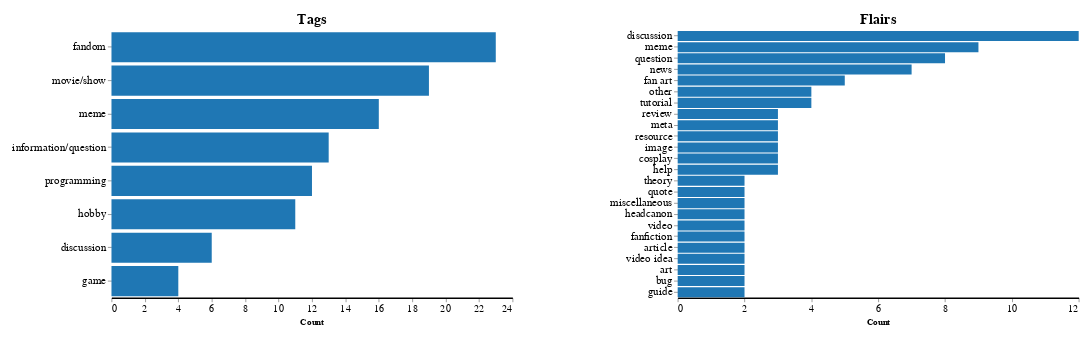

Write notebook code for a chart like this one.
### Markdown cell above
## Tags and Flairs

I will count and visualize the tags and flairs of the subreddits that I am subscribed to. It is worth to note that while tags have no missing data since they are annotated by hand, flairs have missing data since some of the subreddits do not have flairs or they have a poor flair system.

### Code cell
# Count the number of each tag from the tags column of the subreddits_df
tag_count_dict = subreddits_df["Tags"].map(lambda x: x.split(", ")).explode().value_counts().to_dict()
tag_count_df = pd.DataFrame({"Tag": list(tag_count_dict.keys()), "Count": list(tag_count_dict.values())})
tag_count_df["Tag"] = tag_count_df["Tag"].astype(dtype="category")
# Count the number of each flair from the flairs column of the subreddits_df
flair_count_dict = subreddits_df["Flairs"].map(lambda x: x.split(", ") if type(x) == str else None).explode().value_counts().to_dict()
flair_count_df = pd.DataFrame({"Flair": list(flair_count_dict.keys()), "Count": list(flair_count_dict.values())})
flair_count_df["Flair"] = flair_count_df["Flair"].astype(dtype="category")
flair_count_df = flair_count_df[flair_count_df["Count"] > 1]  # Drop flairs with less than 2 counts since it means they are unique for subreddit


# Create the chart for tags
tags_chart = alt.Chart(tag_count_df).mark_bar().encode(
    alt.X("Count:Q", axis=alt.Axis(tickCount=tag_count_df["Count"].max() // 2)),
    alt.Y("Tag:N", sort="-x", title=None),
    color=alt.value("#1f77b4"),
    tooltip=["Count:Q"],  # Show the count when hovering over the bar
).properties(
    # Set the size of the chart
    width=500,
    height=333.33,
    title = "Tags"
)
# Create the chart for flairs
flairs_chart = alt.Chart(flair_count_df).mark_bar().encode(
    alt.X("Count:Q", axis=alt.Axis(tickCount=flair_count_df["Count"].max() // 2)),
    alt.Y("Flair:N", sort="-x", title=None),
    color=alt.value("#1f77b4"),
    tooltip=["Count:Q"],  # Show the count when hovering over the bar
).properties(
    # Set the size of the chart
    width=500,
    height=333.33,
    title = "Flairs"
)

# Combine the charts
chart = alt.hconcat(tags_chart, flairs_chart, spacing=120)
chart = chart.configure(
    padding={"left": 15, "right": 15, "top": 15, "bottom": 15},
    title={"fontSize": 18},
).configure_view(
    stroke=None,
).configure_axisX(
    labelFontSize=13,
    grid=False,  # Remove the grid
    domainWidth=2,  # Set the width of the axis line
    domainColor="#000"  # Set the color of the axis line
).configure_axisY(
    labelFontSize=14,
    titleFontSize=18,
    domain=False,  # Remove the axis line
)
# Save the charts
tags_chart.save("figures/tags_and_flairs/altair_tags.html")
tags_chart.save("figures/tags_and_flairs/altair_tags.png")
flairs_chart.save("figures/tags_and_flairs/altair_flairs.html")
flairs_chart.save("figures/tags_and_flairs/altair_flairs.png")
chart.save("figures/tags_and_flairs/altair_tags_flairs.html")
chart.save("figures/tags_and_flairs/altair_tags_flairs.png")

chart

### Figure 1 — Vega-Lite specification as saved in the notebook (floating-point values rounded to 4 significant figures)
{"config": {"view": {"continuousWidth": 300, "continuousHeight": 300, "stroke": null}, "axisX": {"domainColor": "#000", "domainWidth": 2, "grid": false, "labelFontSize": 13}, "axisY": {"domain": false, "labelFontSize": 14, "titleFontSize": 18}, "padding": {"left": 15, "right": 15, "top": 15, "bottom": 15}, "title": {"fontSize": 18}}, "hconcat": [{"data": {"name": "data-75a2b4159e87f0596e8c46ce503a0b68"}, "mark": {"type": "bar"}, "encoding": {"color": {"value": "#1f77b4"}, "tooltip": [{"field": "Count", "type": "quantitative"}], "x": {"axis": {"tickCount": 11.0}, "field": "Count", "type": "quantitative"}, "y": {"field": "Tag", "sort": "-x", "title": null, "type": "nominal"}}, "height": 333.3, "title": "Tags", "width": 500}, {"data": {"name": "data-a67bd82e95f6058a71a3d3d1626de41f"}, "mark": {"type": "bar"}, "encoding": {"color": {"value": "#1f77b4"}, "tooltip": [{"field": "Count", "type": "quantitative"}], "x": {"axis": {"tickCount": 6.0}, "field": "Count", "type": "quantitative"}, "y": {"field": "Flair", "sort": "-x", "title": null, "type": "nominal"}}, "height": 333.3, "title": "Flairs", "width": 500}], "spacing": 120, "$schema": "https://vega.github.io/schema/vega-lite/v5.15.1.json", "datasets": {"data-75a2b4159e87f0596e8c46ce503a0b68": [{"Tag": "fandom", "Count": 23}, {"Tag": "movie/show", "Count": 19}, {"Tag": "meme", "Count": 16}, {"Tag": "information/question", "Count": 13}, {"Tag": "programming", "Count": 12}, {"Tag": "hobby", "Count": 11}, {"Tag": "discussion", "Count": 6}, {"Tag": "game", "Count": 4}], "data-a67bd82e95f6058a71a3d3d1626de41f": [{"Flair": "discussion", "Count": 12}, {"Flair": "meme", "Count": 9}, {"Flair": "question", "Count": 8}, {"Flair": "news", "Count": 7}, {"Flair": "fan art", "Count": 5}, {"Flair": "other", "Count": 4}, {"Flair": "tutorial", "Count": 4}, {"Flair": "review", "Count": 3}, {"Flair": "meta", "Count": 3}, {"Flair": "resource", "Count": 3}, {"Flair": "image", "Count": 3}, {"Flair": "cosplay", "Count": 3}, {"Flair": "help", "Count": 3}, {"Flair": "theory", "Count": 2}, {"Flair": "quote", "Count": 2}, {"Flair": "miscellaneous", "Count": 2}, {"Flair": "headcanon", "Count": 2}, {"Flair": "video", "Count": 2}, {"Flair": "fanfiction", "Count": 2}, {"Flair": "article", "Count": 2}, {"Flair": "video idea", "Count": 2}, {"Flair": "art", "Count": 2}, {"Flair": "bug", "Count": 2}, {"Flair": "guide", "Count": 2}]}}
